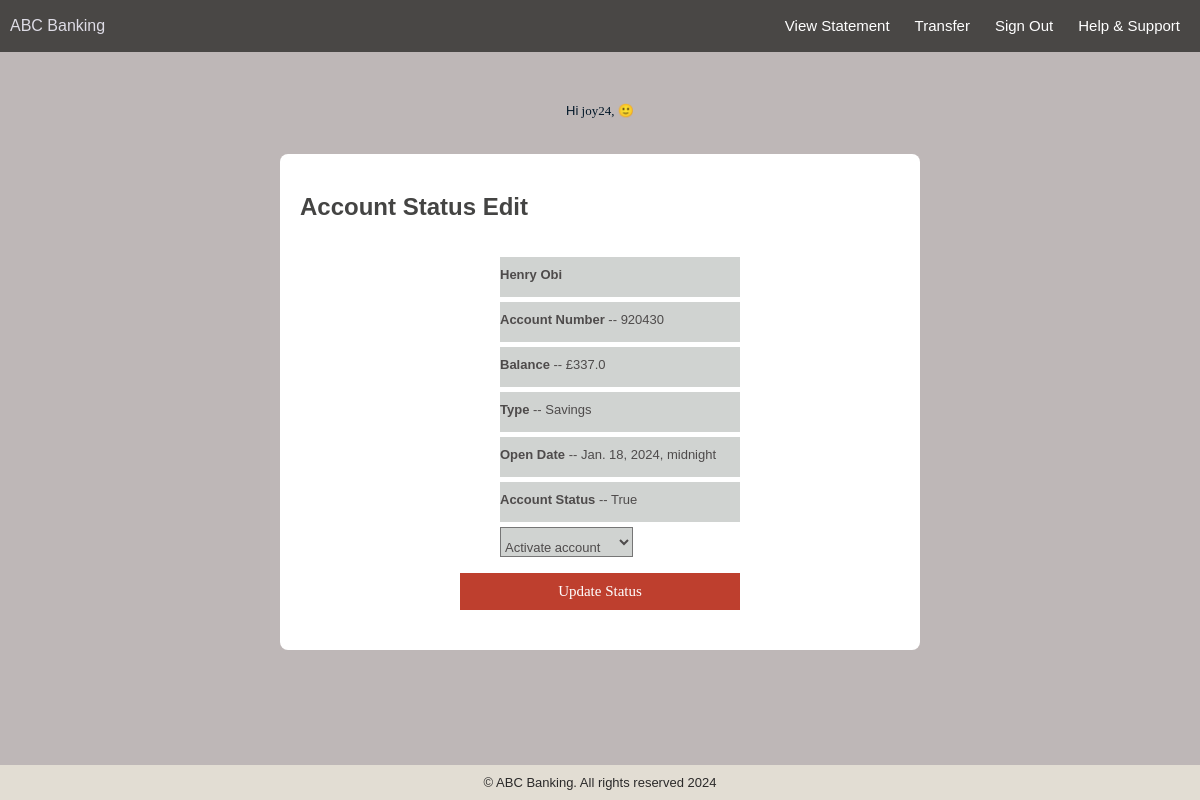
The page /Bank_app/accedit14 (signed in) on the database its author committed.
### Bank_app/models.py (models this page shows)
class Account(models.Model):
    aDate = models.DateTimeField()
    status = models.BooleanField(default=False)
    accountNumber = models.IntegerField()
    balance = models.FloatField()
    accountType = models.CharField(max_length=20)
    accountCount = models.IntegerField()
    aUser = models.ForeignKey(User, on_delete=models.CASCADE)

### Bank_app/views.py (the view, shortened to what this page needs)
# urls.py: path("accedit<int:accid>", views.Account_Edit.as_view(), name="accountedit"),
@method_decorator(login_required(login_url='adminpg'), name='dispatch')
class Account_Edit(View):
    def get(self, request, accid):
        account_to_edit = Account.objects.all().get(aUser=accid)
        return render(request, "Bank_app/account_status_edit.html", {"account_to_edit": account_to_edit})

### Bank_app/templates/Bank_app/account_status_edit.html (shortened to what this page needs)
{% load static %}
<!DOCTYPE html>
<html lang="en">
<head>
    <link rel="stylesheet" type="text/css" href="{% static "Bank_app/ui.css" %}">
</head>
<body>
    {% include 'Bank_app/header.html' %}
    {% include 'Bank_app/normal_super_user.html' %}
    <div id="main-container">
        <h2>Account Status Edit</h2>
        <div class="register-div">
         <form method="POST" action="">
          <ul>
            <li class="display_text"><b>{{ account_to_edit.aUser.first_name}}</b></li>
            <li class="display_text"><b>Account Number</b> -- {{ account_to_edit.accountNumber}}</li>
            <li class="display_text"><b>Balance</b> -- £{{ account_to_edit.balance}} </li>
            <li class="display_text"><b>Type</b> -- {{ account_to_edit.accountType}}</li>
            <li class="display_text"><b>Open Date</b> -- {{ account_to_edit.aDate}}</li>
            <li class="display_text"><b>Account Status</b> -- {{ account_to_edit.status}}</li>
              <select name="account_status" id="account_status" class="display_text">
                    <option value="1" class="display_text">Activate account</option>
              </select>
          </ul>
        <button style="background-color: rgb(190, 63, 46); color: #fff;padding: 10px;border: none;cursor: pointer;
        width: 100%;
        font-family: 'Arial Black';
        font-size: 15px;
        margin-bottom: 20px;">Update Status</button>
        </form>
       </div>
    </div>
    {% include 'Bank_app/footer.html' %}
</body>
</html>

### Bank_app/templates/Bank_app/normal_super_user.html
<p style="font-size: small; display: block; color: rgb(4, 24, 41);"> Hi<span style="font-family:Impact;">
    {% if request.user.is_superuser %}
        {{ request.user.username }}, (S)
    {% else %}
        {{ request.user.username }},
    {% endif %}
    &#128578;</span></p>

### Bank_app/static/Bank_app/ui.css (style rules this page uses)
body { background-color: rgb(190, 183, 183); margin: 0; padding: 0; display: flex; flex-direction: column; align-items: center; min-height: 100vh; }
#main-container { background-color: rgb(255, 255, 255); padding: 20px; border-radius: 8px; width: 80%; max-width: 600px; margin: 20px auto; }
h2 { font-family: 'Arial Black', sans-serif; color: #444443; }
.register-div { display: flex; flex-direction: column; width: 280px; margin: auto; }
p { font-family: Arial, Helvetica, sans-serif; text-align: justify; line-height: 1.5em; }
.display_text { width:auto; font-family: Arial, Helvetica, sans-serif; font-size: 13px; color: rgb(78, 75, 75); height: 30px; background-color: #d0d3d1; margin-bottom: 5px; display: block; padding-top: 10px; }
li { text-decoration: none; text-align: left; }

### rows shown on the page
Account: aUser.first_name "Henry Obi", accountNumber "920430", balance "337.0", accountType "Savings", aDate "Jan. 18, 2024, midnight", status "True"

### other values the page prints
{{ request.user.username }} "joy24"
